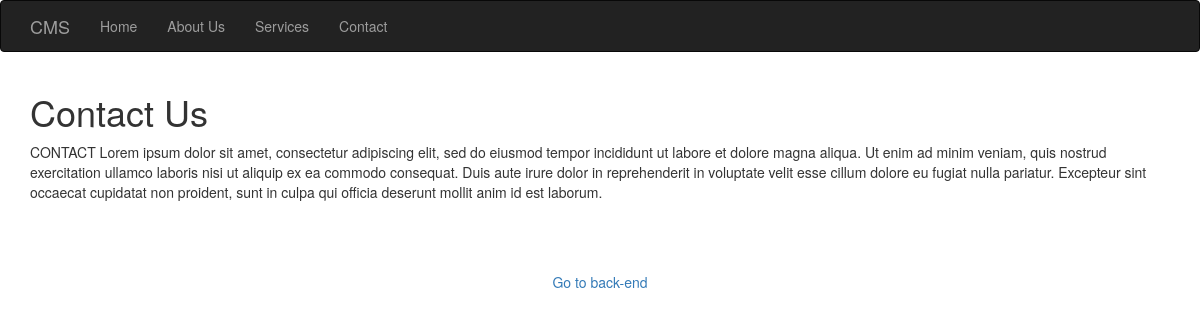
The app's page /index.php?page=4 with its own data.
### tables this page shows
CREATE TABLE `pages` (
  `id` int(11) NOT NULL,
  `title` varchar(30) NOT NULL,
  `url` varchar(30) NOT NULL,
  `content` text NOT NULL
);

### index.php (the view)
<?php require 'templates/header.inc.php'; ?>
<?php
$pageId = (isset($_GET['page'])) ? $_GET['page'] : 1;
$q = "select content from pages where id='$pageId'";
$r = mysqli_query($dbc, $q);
$row = mysqli_fetch_assoc($r);
if (!$row)
{
    header('Location: index.php');
    exit();
}
else
{
    echo $row['content'];
}
?>
<?php require 'templates/footer.inc.php'; ?>

### templates/header.inc.php (shortened to what this page needs)
<?php require 'db.inc.php'; ?>
<!DOCTYPE html>
<html lang="en">
  <head>
    <link rel="stylesheet" href="https://maxcdn.bootstrapcdn.com/bootstrap/3.3.7/css/bootstrap.min.css">
  </head>
  <body>
    <nav class="navbar navbar-inverse navbar-fixed-topcancel">
      <div class="container">
        <div class="navbar-header">
          <a class="navbar-brand" href="index.php">CMS</a>
        </div>
        <div id="navbar" class="collapse navbar-collapse">
          <ul class="nav navbar-nav">
            <?php
            $q = "select title, url from pages order by id asc";
            $r = mysqli_query($dbc, $q);
            while ($row = mysqli_fetch_assoc($r))
            {
                echo '<li><a href="'.$row['url'].'">'.$row['title'].'</a></li>';
            }
            ?>
          </ul>
        </div>
      </div>
    </nav>
    <div class="container">

### records on screen
pages: title "Home"
pages: title "About Us"
pages: title "Services"
pages: title "Contact", content "Contact Us CONTACT Lorem ipsum dolor sit amet, consectetur adipiscing elit, sed do eiusmod tempor incididunt ut labore et dolore magna aliqua. Ut enim ad minim veniam, quis nostrud exercitation ullamco laboris nisi ut aliquip ex ea commodo consequat. Duis aute irure dolor in reprehenderit in voluptate velit esse cillum dolore eu fugiat nulla pariatur. Excepteur sint occaecat cupidatat non proident, sunt in culpa qui officia deserunt mollit anim id est laborum."
